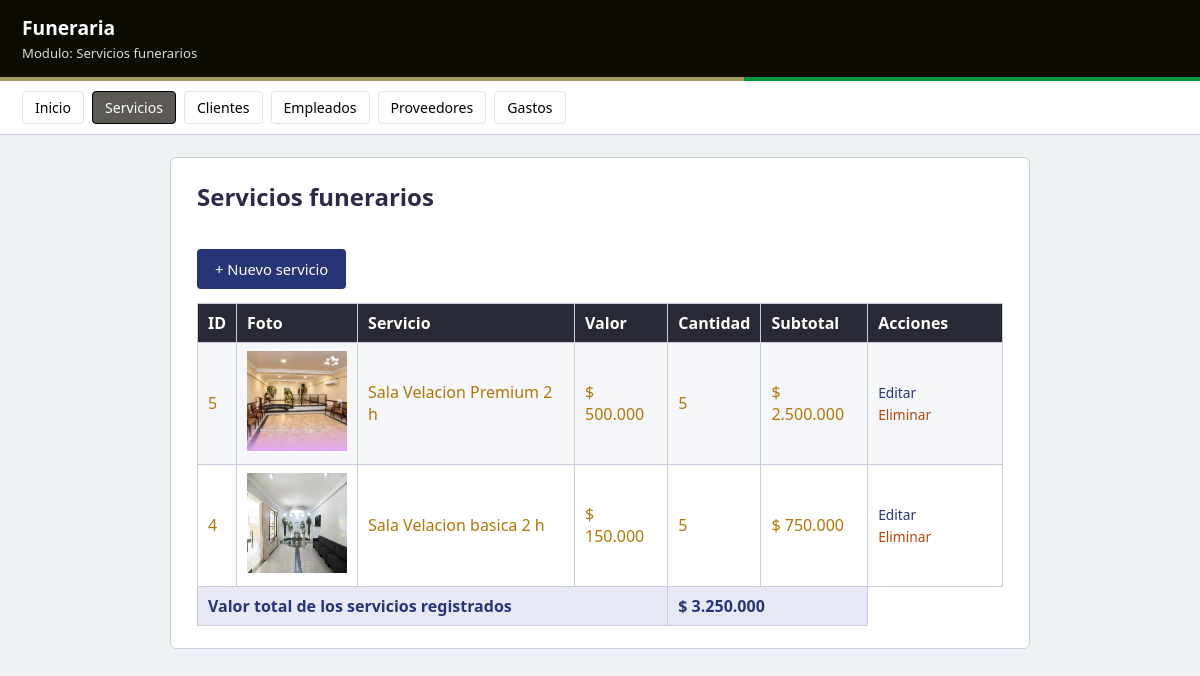
The app's page /servicios/index.php with its own data.
### tables this page shows
CREATE TABLE servicios (
  id       INTEGER PRIMARY KEY AUTOINCREMENT,
  nombre   TEXT NOT NULL,
  precio   REAL NOT NULL,
  cantidad INTEGER NOT NULL,
  foto    TEXT
);

### servicios/index.php (the view, shortened to what this page needs)
<?php
require '../config.php';
$servicios = $pdo->query(
    "SELECT * FROM servicios ORDER BY id DESC"
)->fetchAll(PDO::FETCH_ASSOC);
$total = $pdo->query(
    "SELECT SUM(precio * cantidad) FROM servicios"
)->fetchColumn();
?>
<!DOCTYPE html>
<html lang="es">
<head>
  <link rel="stylesheet" href="../css/estilos.css">
</head>
<body>
  <div class="barra">
    <h1>Funeraria</h1>
    <span>Modulo: Servicios funerarios</span>
  </div>
  <div class="franja"></div>
  <div class="menu">
    <a href="../index.php">Inicio</a>
    <a href="index.php" class="activo">Servicios</a>
    <a href="../clientes/index.php">Clientes</a>
    <a href="../empleados/index.php">Empleados</a>
    <a href="../proveedores/index.php">Proveedores</a>
    <a href="../gastos/index.php">Gastos</a>
  </div>
  <div class="contenedor">
    <h2>Servicios funerarios</h2>
    <a class="boton boton-azul" href="crear.php">
      + Nuevo servicio
    </a>
    <table>
      <tr>
        <th>ID</th>
        <th>Foto</th>
        <th>Servicio</th>
        <th>Valor</th>
        <th>Cantidad</th>
        <th>Subtotal</th>
        <th>Acciones</th>
      </tr>
      <?php foreach ($servicios as $s): ?>
        <tr>
          <td>
            <?php echo $s['id']; ?>
          </td>
          <td>
            <img src=<?php echo htmlspecialchars($s['foto']); ?>
                 alt="Foto del servicio"
                 width="100"
                 height="100">
          </td>
          <td>
            <?php echo htmlspecialchars($s['nombre']); ?>
          </td>
          <td>
            $ <?php echo number_format($s['precio'], 0, ',', '.'); ?>
          </td>
          <td>
            <?php echo $s['cantidad']; ?>
          </td>
          <td>
            $ <?php echo number_format(
                $s['precio'] * $s['cantidad'],
                0,
                ',',
                '.'
            ); ?>
          </td>
          <td class="acciones">
            <a href="editar.php?id=<?php echo $s['id']; ?>">
              Editar
            </a>
            <a
              class="borrar"
              href="eliminar.php?id=<?php echo $s['id']; ?>"
              onclick="return confirm('¿Eliminar este servicio?');"
            >
              Eliminar
            </a>
          </td>
        </tr>
      <?php endforeach; ?>
      <tfoot>
        <tr>
          <td colspan="4">
            Valor total de los servicios registrados
          </td>
          <td colspan="2">
            $ <?php echo number_format($total, 0, ',', '.'); ?>
          </td>
        </tr>
      </tfoot>
    </table>
  </div>
</body>
</html>

### css/estilos.css (style rules this page uses)
* { box-sizing: border-box; }
body { font-family: "Segoe UI", Arial, sans-serif; background: #eef1f6; color: #b37606; margin: 0; }
.barra { background: #0e0901; color: #fff; padding: 14px 22px; }
.barra h1 { margin: 0; font-size: 1.2rem; }
.barra span { font-size: .82rem; opacity: .85; }
.franja { height: 4px; background: linear-gradient(90deg, #a39763 0 62%, #00963f 62% 100%); }
.menu { background: #fff; border-bottom: 1px solid #c8cee0; padding: 10px 22px; display: flex; gap: 8px; flex-wrap: wrap; }
.menu a { color: #000105; text-decoration: none; font-size: .88rem; padding: 6px 12px; border-radius: 4px; border: 1px solid #e0e4f0; }
.menu a.activo { background: #5c5954; color: #fff; border-color: #000000; }
.contenedor { max-width: 860px; margin: 22px auto; background: #fff; padding: 22px 26px; border-radius: 6px; border: 1px solid #c8cee0; }
h2 { color: #282d47; margin-top: 0; }
table { width: 100%; border-collapse: collapse; margin-top: 14px; }
th, td { border: 1px solid #c8cee0; padding: 8px 10px; text-align: left; }
th { background: #272935; color: #fff; font-weight: 600; }
tr:nth-child(even) td { background: #f5f7fb; }
tfoot td { background: #e7eaf6 !important; font-weight: 700; color: #273475; }
.boton, button { display: inline-block; margin-top: 16px; padding: 10px 18px; background: #00963f; color: #fff; border: 0; border-radius: 4px; text-decoration: none; font-size: .92rem; cursor: pointer; }
.boton-azul { background: #273475; }
.acciones a { margin-right: 10px; font-size: .86rem; color: #273475; text-decoration: none; }
.acciones a.borrar { color: #b34706; }

### records on screen
servicios: id "5", foto (picture), nombre "Sala Velacion Premium 2 h", precio "500.000", cantidad "5", $s['precio'] * $s['cantidad'] "2.500.000"
servicios: id "4", foto (picture), nombre "Sala Velacion basica 2 h", precio "150.000", cantidad "5", $s['precio'] * $s['cantidad'] "750.000"

### other values on screen
$total "3.250.000"
